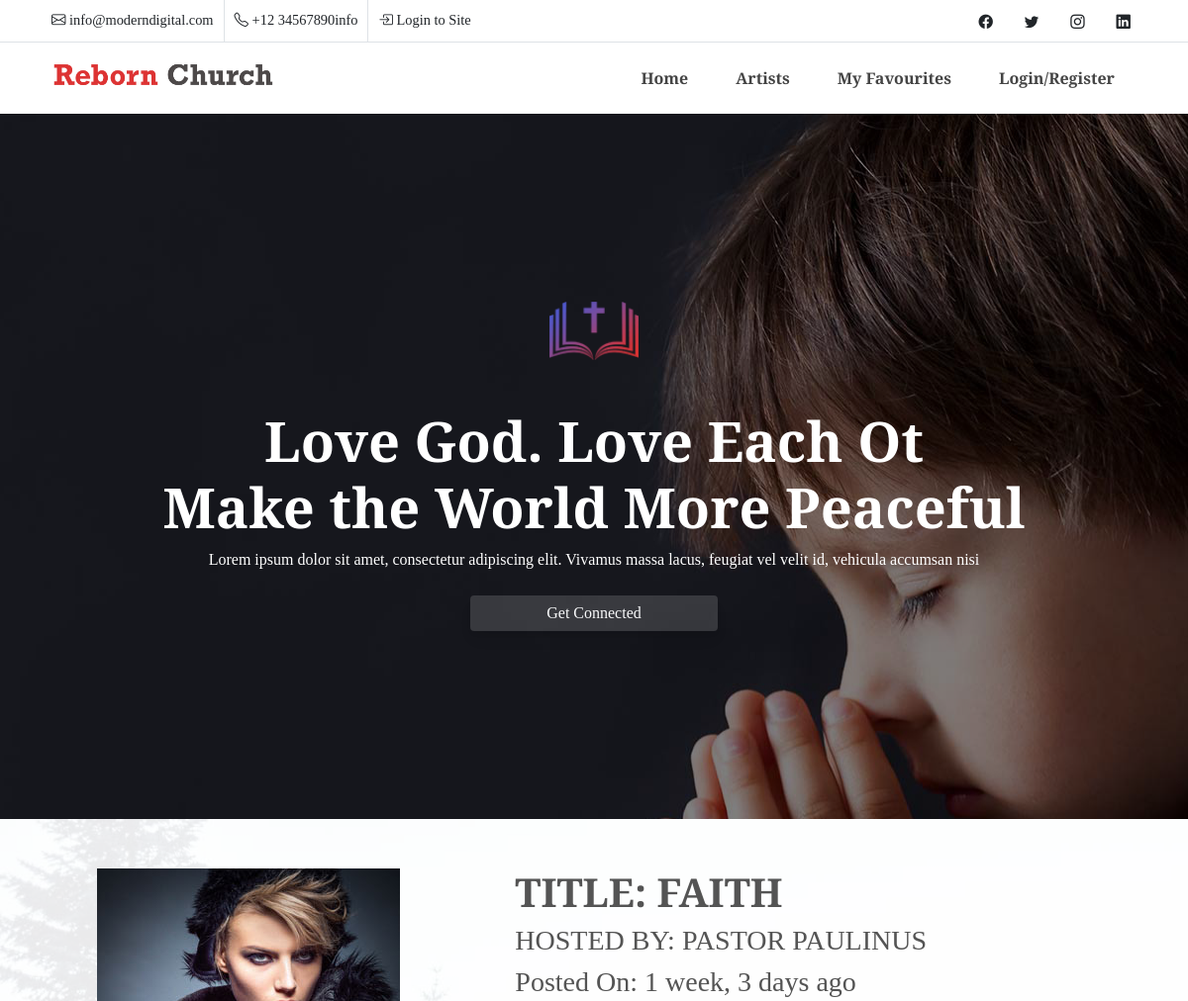
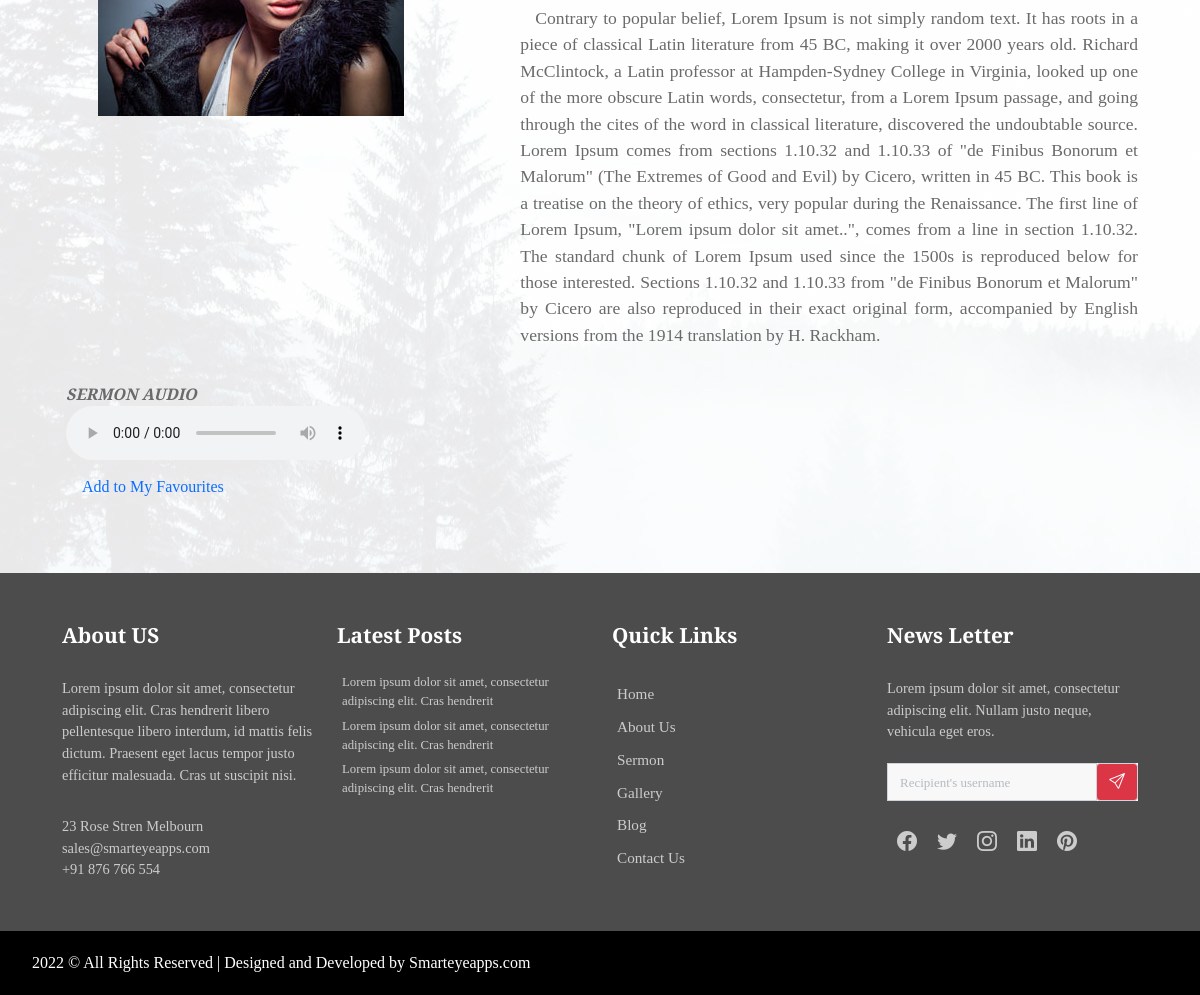
/sermon/1/details, run on the app's committed database (2 pictures, top to bottom).
### base/models.py (models this page shows, shortened)
class Sermon(models.Model):
    host = models.CharField(max_length=200)
    post = models.CharField(max_length=200, null=True, choices=POST_CHOICES)
    title= models.CharField(max_length=200)
    image= models.ImageField(upload_to='images')
    audio_file = models.FileField(blank=True,null=True, upload_to='songs/')
    audio_link = models.CharField(max_length=200,blank=True,null=True)
    description = models.TextField(null=True, blank=True)
    created = models.DateTimeField(auto_now_add=True)
    updated = models.DateTimeField(auto_now=True)
    class Meta:
        ordering = ['-updated', '-created']

### base/views.py (the view)
# urls.py: path('sermon/<str:pk>/details', views.sermonDetails, name='sermon'),
def sermonDetails(request, pk):
    sermon = Sermon.objects.get(id=pk)
    context = {"sermon": sermon}
    return render(request, "sermon-details.html", context)

### templates/sermon-details.html (shortened to what this page needs)
{% extends 'main.html' %}
{% load static %}
{% block content %}
    <div class="slider container-fluid">
        <div class="slider-inner big-padding">
            <div class="container">
                <div class="row text-center">
                    <div class="imgsc text-center mb-5">
                        <img class="sw-100" src="{% static 'assets/images/slider/boog.png' %}" alt="">
                    </div>
                    <h1 class="text-white"><div id="typewriteText"></div> Make the World More Peaceful</h1>
                    <p class="text-white">Lorem ipsum dolor sit amet, consectetur adipiscing elit. Vivamus massa lacus, feugiat vel velit id, vehicula accumsan nisi </p>
                    <button class="btn shadow-md btn-outline-light mt-4">Get Connected</button>
                </div>
            </div>
        </div>
    </div>
    <div class="about-outline">
        <div class="container-fluid big-padding about-cover">
            <div class="container">
                <div class="row about-row">
                    <div class="col-md-5 ps-0 ps-lg-5 no-padding image">
                        <img src="{{sermon.image.url}}" alt="">
                    </div>
                    <div class="col-md-7 detailat text-justify">
                        <h1 class="fw-bold text-uppercase">Title: {{sermon.title}}</h1>
                        <h3 class="text-uppercase">Hosted By: {{sermon.post}} {{sermon.host}}</h3>
                        <h3>Posted On: {{sermon.updated|timesince}} ago</h3>
                        <p>{{sermon.description}}</p>
                    </div>
                    <div class="p-3">
                        <p class="fst-italic fw-bolder">SERMON AUDIO </p>
                        <audio controls style="max-width: 100%;"
                            src="{% if sermon.audio_file %} {{sermon.audio_file.url}} {% endif %} {% if sermon.audio_link %} {{sermon.audio_link.url}} {% endif %}"></audio>
                        <a href="#" class="nav-link">Add to My Favourites</a>
                    </div>
                </div>
            </div>
        </div>
    </div>
{% endblock %}

### statics/assets/css/style.css (style rules this page uses)
* { margin: 0px; padding: 0px; list-style: none; }
img { max-width: 100%; }
a { text-decoration: none; outline: none; color: #444; }
html, body { height: 100%; font-family: "Crimson Text", serif; }
p { margin-bottom: 0px; width: 100%; }
.no-padding { padding: 0px; }
::placeholder { color: #747f8a !important; font-size: 13px; opacity: 0.5 !important; }
.container-fluid { padding: 0px; }
h1, h2, h3, h4, h5, h6 { color: #545454; }
body { background-color: #f5f8fc !important; -webkit-font-smoothing: antialiased; -moz-osx-font-smoothing: grayscale; text-rendering: optimizeLegibility; color: #6A6A6A; overflow-x: hidden; }
.container { max-width: 1170px; }
.big-padding { padding: 50px; }
.fw-bold { font-weight: 600 !important; }
.shadow-md { box-shadow: 0 10px 15px -3px rgba(0, 0, 0, 0.07), 0 4px 6px -2px rgba(0, 0, 0, 0.05); }
.text-justify { text-align: justify; }
.slider { background-image: url(../images/slider/banner_01.jpg); }
.slider .slider-inner { background-color: rgba(0, 0, 0, 0.5); width: 100%; height: 100%; padding-top: 190px; padding-bottom: 190px; }
.slider .slider-inner h1 { font-size: 3.5rem; font-weight: 600; }
.slider .slider-inner .btn { max-width: 250px; margin: auto; background: rgba(255, 255, 255, 0.15); border: 0; }
.sw-100 { width: 90px !important; }
.detailat p { font-size: 1.1rem; margin-bottom: 10px; text-indent: 15px; }
.about-outline { background-image: url(../images/desk.jpg); }
.about-outline .about-cover { background-color: rgba(255, 255, 255, 0.9); width: 100%; height: 100%; left: 0; top: 0; }

### data on the page
Sermon: image (picture), title "FAITH", post "PASTOR", host "PAULINUS", updated "1 week, 3 days", description "Contrary to popular belief, Lorem Ipsum is not simply random text. It has roots in a piece of classical Latin literature from 45 BC, making it over 2000 years old. Richard McClintock, a Latin professor at Hampden-Sydney College in Virginia, looked up one of the more obscure Latin words, consectetur, from a Lorem Ipsum passage, and going through the cites of the word in classical literature, discovered the undoubtable source. Lorem Ipsum comes from sections 1.10.32 and 1.10.33 of \"de Finibus Bonorum et Malorum\" (The Extremes of Good and Evil) by Cicero, written in 45 BC. This book is a treatise on the theory of ethics, very popular during the Renaissance. The first line of Lorem Ipsum,…"
